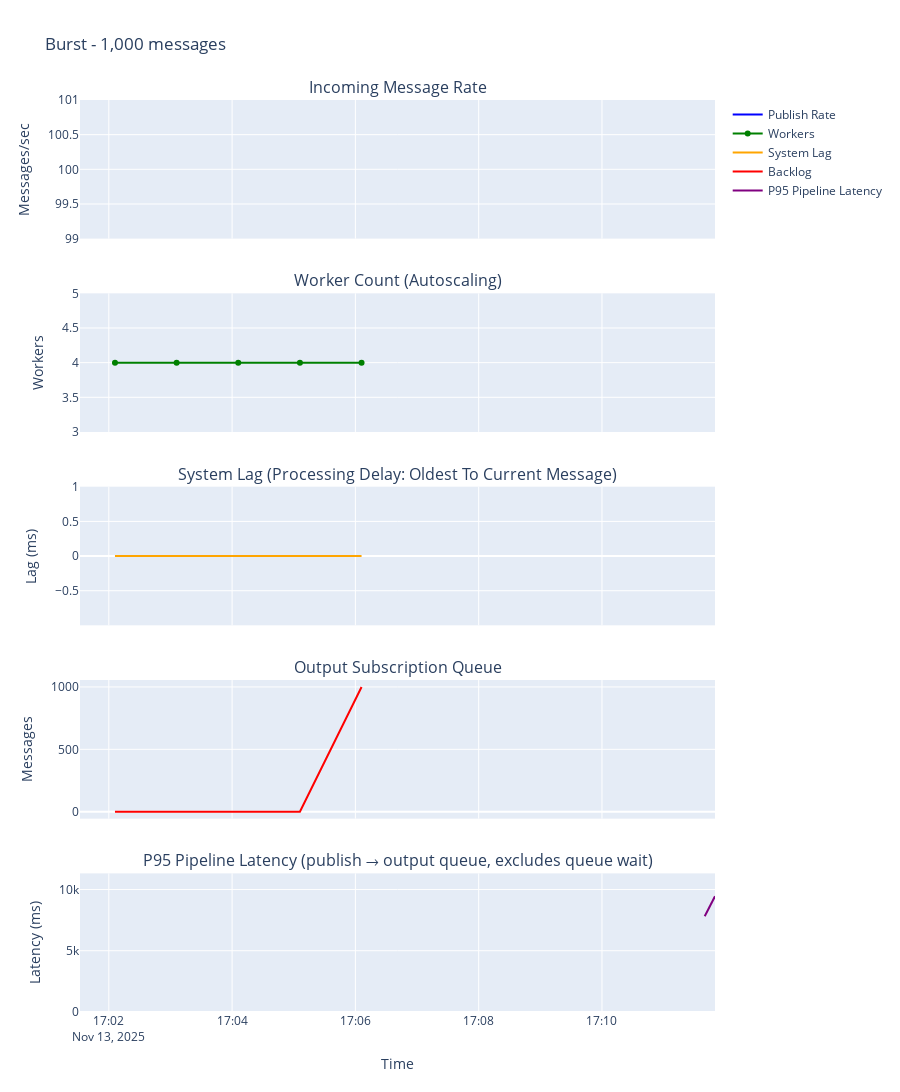
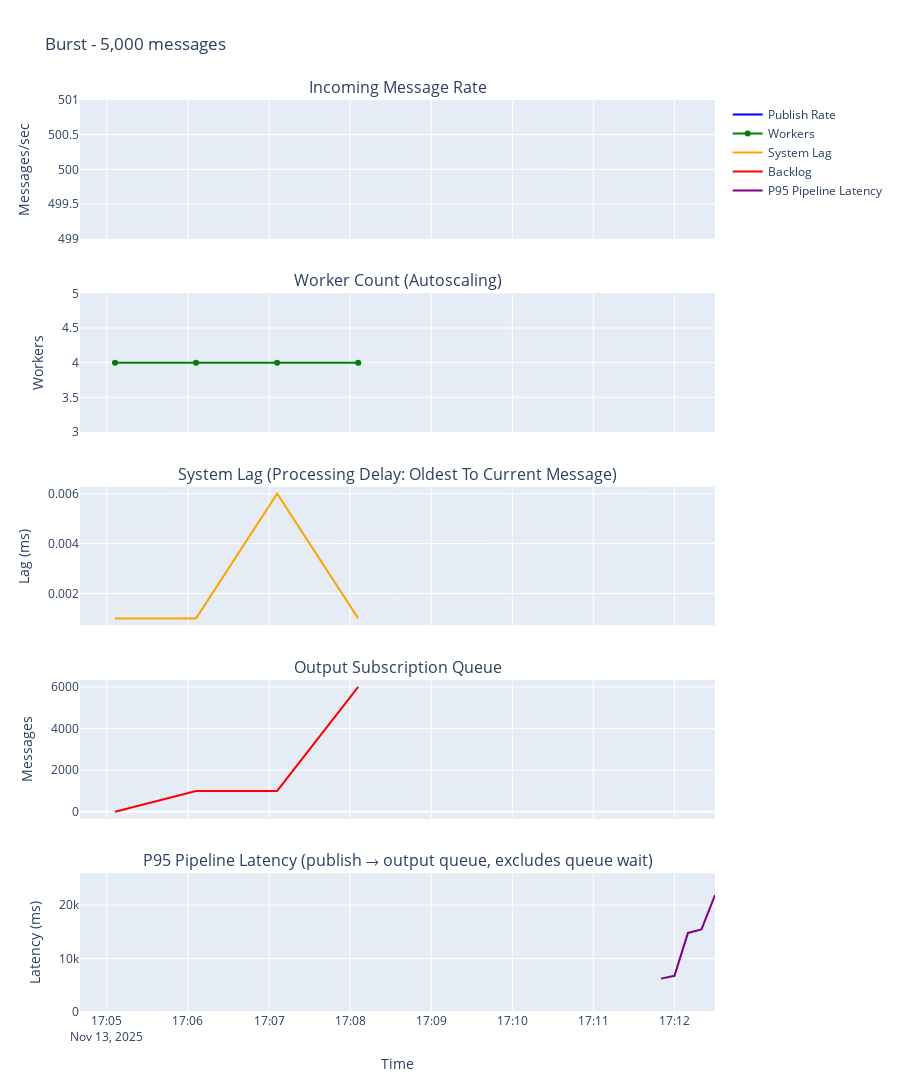
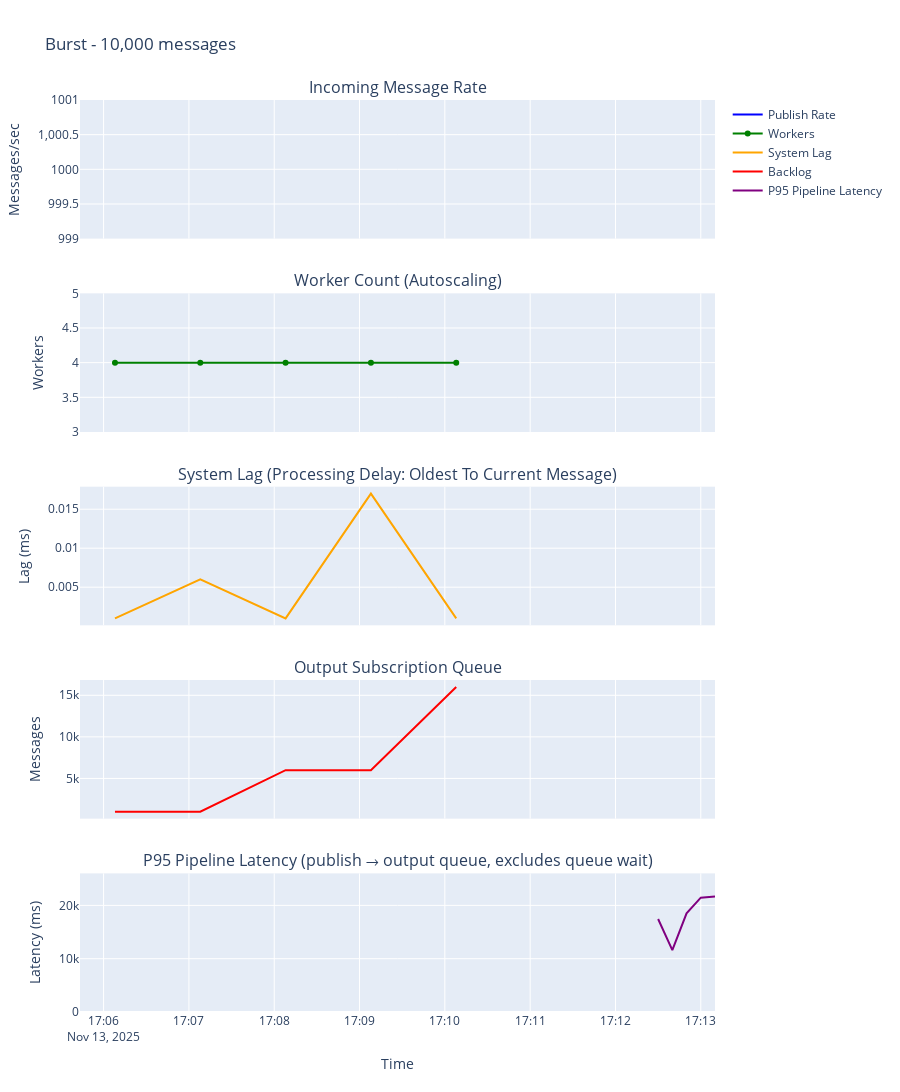

The code cell stored with these charts, in order, in its notebook:
### Markdown cell above
### 📊 How to Read the VisualizationThe timeline visualization below shows 5 panels that track different aspects of pipeline performance. Here's what each panel tells you:#### **Panel 1: Incoming Message Rate**- **What it shows:** Messages published per second to the input Pub/Sub topic- **What to look for:**  - Flat line = steady rate (good for controlled testing)  - Spikes = burst traffic  - Gradual increase = ramp test pattern- **Interpretation:** This is your **input load** - what you're sending to the pipeline#### **Panel 2: Worker Count (Autoscaling)**- **What it shows:** Number of active Dataflow workers over time- **What to look for:**  - Flat line = no autoscaling needed  - Step up = autoscaling triggered (workers being added)  - Step down = scale-down (workers being removed after low load period)- **Interpretation:** Shows when pipeline capacity changes. Worker provisioning takes **2-4 minutes**, so you'll see a delay between load increase and worker scale-up.#### **Panel 3: System Lag (Processing Delay: Oldest To Current Message)**- **What it shows:** How far behind real-time the pipeline is processing (in milliseconds)- **What to look for:**  - Near-zero lag = pipeline keeping up with real-time  - Increasing lag = pipeline falling behind  - High lag (>60s) = serious capacity issues- **Interpretation:** This is your **real-time health indicator**. Rising lag means you need more workers or better machine type.#### **Panel 4: Output Subscription Queue**- **What it shows:** Number of messages waiting in the output Pub/Sub subscription- **What to look for:**  - Zero or low = messages being consumed quickly  - Linearly increasing = messages accumulating (expected during testing)  - Very high (>10,000) = potential capacity issues- **Interpretation:** This backlog includes **both** pipeline processing queue AND messages waiting for the test framework to pull them. During tests, this will grow because we're not consuming as fast as we're producing.#### **Panel 5: P95 Pipeline Latency (publish → output queue, excludes queue wait)**- **What it shows:** 95th percentile latency from message publish to arriving in output queue- **What to look for:**  - Steady line = consistent performance  - Gradual increase = latency degrading under load  - Spikes at test end = shutdown artifacts (normal)- **Interpretation:** This is your **actual pipeline performance metric** - the one you care about most. It excludes the time messages sit in the queue waiting for the test to pull them.- **Y-axis note:** The axis is auto-scaled to focus on steady-state latency using the 99th percentile. Very high spikes (like test shutdown) may be clipped but won't distort the main trend.---**💡 Key Insights to Extract:**1. **When does autoscaling trigger?** → Look for worker count step-up in Panel 22. **What's the latency at different loads?** → Compare Panel 5 across different message rates in Panel 13. **Is the pipeline keeping up?** → Panel 3 system lag should stay near zero4. **Where's the bottleneck?** → If latency is high but system lag is low, it's windowing. If system lag is high, it's processing capacity.

### Code cell
# Visualize burst testsfor i, (result, latency_df) in enumerate(zip(phase2b_results, phase2b_latencies)):    test_config = BURST_TESTS[i]        # Get metrics for this specific burst    test_metrics = metrics_collector.collect_combined_metrics(        start_time=result['start_time'],        end_time=result['end_time'],        resolution_seconds=10    )        fig = plot_combined_timeline(        test_results=result,        combined_metrics=test_metrics,        latency_df=latency_df,        test_name=test_config['name']    )    fig.show()

### Figure 1 — Plotly figure (JSON) as saved in the notebook; plotly's stock layout.template omitted (floating-point values rounded to 4 significant figures)
{"data": [{"line": {"color": "blue", "width": 2}, "mode": "lines", "name": "Publish Rate", "type": "scatter", "x": ["2025-11-13T17:04:00"], "xaxis": "x", "y": [100.0], "yaxis": "y"}, {"line": {"color": "green", "width": 2}, "marker": {"size": 6}, "mode": "lines+markers", "name": "Workers", "type": "scatter", "x": ["2025-11-13T17:02:06", "2025-11-13T17:03:06", "2025-11-13T17:04:06", "2025-11-13T17:05:06", "2025-11-13T17:06:06"], "xaxis": "x2", "y": [4.0, 4.0, 4.0, 4.0, 4.0], "yaxis": "y2"}, {"line": {"color": "orange", "width": 2}, "mode": "lines", "name": "System Lag", "type": "scatter", "x": ["2025-11-13T17:02:06", "2025-11-13T17:03:06", "2025-11-13T17:04:06", "2025-11-13T17:05:06", "2025-11-13T17:06:06"], "xaxis": "x3", "y": [0.001, 0.001, 0.001, 0.001, 0.001], "yaxis": "y3"}, {"line": {"color": "red", "width": 2}, "mode": "lines", "name": "Backlog", "type": "scatter", "x": ["2025-11-13T17:02:06", "2025-11-13T17:03:06", "2025-11-13T17:04:06", "2025-11-13T17:05:06", "2025-11-13T17:06:06"], "xaxis": "x4", "y": [0.0, 0.0, 0.0, 0.0, 1000.0], "yaxis": "y4"}, {"line": {"color": "purple", "width": 2}, "mode": "lines", "name": "P95 Pipeline Latency", "type": "scatter", "x": ["2025-11-13T17:11:40", "2025-11-13T17:11:50"], "xaxis": "x5", "y": [7813.0, 9446.0], "yaxis": "y5"}], "layout": {"annotations": [{"font": {"size": 16}, "showarrow": false, "text": "Incoming Message Rate", "x": 0.5, "xanchor": "center", "xref": "paper", "y": 1, "yanchor": "bottom", "yref": "paper"}, {"font": {"size": 16}, "showarrow": false, "text": "Worker Count (Autoscaling)", "x": 0.5, "xanchor": "center", "xref": "paper", "y": 0.788, "yanchor": "bottom", "yref": "paper"}, {"font": {"size": 16}, "showarrow": false, "text": "System Lag (Processing Delay: Oldest To Current Message)", "x": 0.5, "xanchor": "center", "xref": "paper", "y": 0.576, "yanchor": "bottom", "yref": "paper"}, {"font": {"size": 16}, "showarrow": false, "text": "Output Subscription Queue", "x": 0.5, "xanchor": "center", "xref": "paper", "y": 0.364, "yanchor": "bottom", "yref": "paper"}, {"font": {"size": 16}, "showarrow": false, "text": "P95 Pipeline Latency (publish → output queue, excludes queue wait)", "x": 0.5, "xanchor": "center", "xref": "paper", "y": 0.152, "yanchor": "bottom", "yref": "paper"}], "height": 1200, "hovermode": "x unified", "showlegend": true, "title": {"text": "Burst - 1,000 messages"}, "xaxis": {"anchor": "y", "domain": [0, 1], "matches": "x5", "showticklabels": false}, "xaxis2": {"anchor": "y2", "domain": [0, 1], "matches": "x5", "showticklabels": false}, "xaxis3": {"anchor": "y3", "domain": [0, 1], "matches": "x5", "showticklabels": false}, "xaxis4": {"anchor": "y4", "domain": [0, 1], "matches": "x5", "showticklabels": false}, "xaxis5": {"anchor": "y5", "domain": [0, 1], "title": {"text": "Time"}}, "yaxis": {"anchor": "x", "domain": [0.848, 1], "title": {"text": "Messages/sec"}}, "yaxis2": {"anchor": "x2", "domain": [0.636, 0.788], "title": {"text": "Workers"}}, "yaxis3": {"anchor": "x3", "domain": [0.424, 0.576], "title": {"text": "Lag (ms)"}}, "yaxis4": {"anchor": "x4", "domain": [0.212, 0.364], "title": {"text": "Messages"}}, "yaxis5": {"anchor": "x5", "domain": [0, 0.152], "range": [0, 11320.0], "title": {"text": "Latency (ms)"}}}}

### Figure 2 — Plotly figure (JSON) as saved in the notebook; plotly's stock layout.template omitted (floating-point values rounded to 4 significant figures)
{"data": [{"line": {"color": "blue", "width": 2}, "mode": "lines", "name": "Publish Rate", "type": "scatter", "x": ["2025-11-13T17:06:00"], "xaxis": "x", "y": [500.0], "yaxis": "y"}, {"line": {"color": "green", "width": 2}, "marker": {"size": 6}, "mode": "lines+markers", "name": "Workers", "type": "scatter", "x": ["2025-11-13T17:05:06", "2025-11-13T17:06:06", "2025-11-13T17:07:06", "2025-11-13T17:08:06"], "xaxis": "x2", "y": [4.0, 4.0, 4.0, 4.0], "yaxis": "y2"}, {"line": {"color": "orange", "width": 2}, "mode": "lines", "name": "System Lag", "type": "scatter", "x": ["2025-11-13T17:05:06", "2025-11-13T17:06:06", "2025-11-13T17:07:06", "2025-11-13T17:08:06"], "xaxis": "x3", "y": [0.001, 0.001, 0.006, 0.001], "yaxis": "y3"}, {"line": {"color": "red", "width": 2}, "mode": "lines", "name": "Backlog", "type": "scatter", "x": ["2025-11-13T17:05:06", "2025-11-13T17:06:06", "2025-11-13T17:07:06", "2025-11-13T17:08:06"], "xaxis": "x4", "y": [0.0, 1000.0, 1000.0, 6000.0], "yaxis": "y4"}, {"line": {"color": "purple", "width": 2}, "mode": "lines", "name": "P95 Pipeline Latency", "type": "scatter", "x": ["2025-11-13T17:11:50", "2025-11-13T17:12:00", "2025-11-13T17:12:10", "2025-11-13T17:12:20", "2025-11-13T17:12:30"], "xaxis": "x5", "y": [6250.0, 6774.0, 14810.0, 15460.0, 21890.0], "yaxis": "y5"}], "layout": {"annotations": [{"font": {"size": 16}, "showarrow": false, "text": "Incoming Message Rate", "x": 0.5, "xanchor": "center", "xref": "paper", "y": 1, "yanchor": "bottom", "yref": "paper"}, {"font": {"size": 16}, "showarrow": false, "text": "Worker Count (Autoscaling)", "x": 0.5, "xanchor": "center", "xref": "paper", "y": 0.788, "yanchor": "bottom", "yref": "paper"}, {"font": {"size": 16}, "showarrow": false, "text": "System Lag (Processing Delay: Oldest To Current Message)", "x": 0.5, "xanchor": "center", "xref": "paper", "y": 0.576, "yanchor": "bottom", "yref": "paper"}, {"font": {"size": 16}, "showarrow": false, "text": "Output Subscription Queue", "x": 0.5, "xanchor": "center", "xref": "paper", "y": 0.364, "yanchor": "bottom", "yref": "paper"}, {"font": {"size": 16}, "showarrow": false, "text": "P95 Pipeline Latency (publish → output queue, excludes queue wait)", "x": 0.5, "xanchor": "center", "xref": "paper", "y": 0.152, "yanchor": "bottom", "yref": "paper"}], "height": 1200, "hovermode": "x unified", "showlegend": true, "title": {"text": "Burst - 5,000 messages"}, "xaxis": {"anchor": "y", "domain": [0, 1], "matches": "x5", "showticklabels": false}, "xaxis2": {"anchor": "y2", "domain": [0, 1], "matches": "x5", "showticklabels": false}, "xaxis3": {"anchor": "y3", "domain": [0, 1], "matches": "x5", "showticklabels": false}, "xaxis4": {"anchor": "y4", "domain": [0, 1], "matches": "x5", "showticklabels": false}, "xaxis5": {"anchor": "y5", "domain": [0, 1], "title": {"text": "Time"}}, "yaxis": {"anchor": "x", "domain": [0.848, 1], "title": {"text": "Messages/sec"}}, "yaxis2": {"anchor": "x2", "domain": [0.636, 0.788], "title": {"text": "Workers"}}, "yaxis3": {"anchor": "x3", "domain": [0.424, 0.576], "title": {"text": "Lag (ms)"}}, "yaxis4": {"anchor": "x4", "domain": [0.212, 0.364], "title": {"text": "Messages"}}, "yaxis5": {"anchor": "x5", "domain": [0, 0.152], "range": [0, 25960.0], "title": {"text": "Latency (ms)"}}}}

### Figure 3 — Plotly figure (JSON) as saved in the notebook; plotly's stock layout.template omitted (floating-point values rounded to 4 significant figures)
{"data": [{"line": {"color": "blue", "width": 2}, "mode": "lines", "name": "Publish Rate", "type": "scatter", "x": ["2025-11-13T17:08:00"], "xaxis": "x", "y": [1000.0], "yaxis": "y"}, {"line": {"color": "green", "width": 2}, "marker": {"size": 6}, "mode": "lines+markers", "name": "Workers", "type": "scatter", "x": ["2025-11-13T17:06:08", "2025-11-13T17:07:08", "2025-11-13T17:08:08", "2025-11-13T17:09:08", "2025-11-13T17:10:08"], "xaxis": "x2", "y": [4.0, 4.0, 4.0, 4.0, 4.0], "yaxis": "y2"}, {"line": {"color": "orange", "width": 2}, "mode": "lines", "name": "System Lag", "type": "scatter", "x": ["2025-11-13T17:06:08", "2025-11-13T17:07:08", "2025-11-13T17:08:08", "2025-11-13T17:09:08", "2025-11-13T17:10:08"], "xaxis": "x3", "y": [0.001, 0.006, 0.001, 0.017, 0.001], "yaxis": "y3"}, {"line": {"color": "red", "width": 2}, "mode": "lines", "name": "Backlog", "type": "scatter", "x": ["2025-11-13T17:06:08", "2025-11-13T17:07:08", "2025-11-13T17:08:08", "2025-11-13T17:09:08", "2025-11-13T17:10:08"], "xaxis": "x4", "y": [1000.0, 1000.0, 6000.0, 6000.0, 16000.0], "yaxis": "y4"}, {"line": {"color": "purple", "width": 2}, "mode": "lines", "name": "P95 Pipeline Latency", "type": "scatter", "x": ["2025-11-13T17:12:30", "2025-11-13T17:12:40", "2025-11-13T17:12:50", "2025-11-13T17:13:00", "2025-11-13T17:13:10"], "xaxis": "x5", "y": [17440.0, 11600.0, 18520.0, 21450.0, 21680.0], "yaxis": "y5"}], "layout": {"annotations": [{"font": {"size": 16}, "showarrow": false, "text": "Incoming Message Rate", "x": 0.5, "xanchor": "center", "xref": "paper", "y": 1, "yanchor": "bottom", "yref": "paper"}, {"font": {"size": 16}, "showarrow": false, "text": "Worker Count (Autoscaling)", "x": 0.5, "xanchor": "center", "xref": "paper", "y": 0.788, "yanchor": "bottom", "yref": "paper"}, {"font": {"size": 16}, "showarrow": false, "text": "System Lag (Processing Delay: Oldest To Current Message)", "x": 0.5, "xanchor": "center", "xref": "paper", "y": 0.576, "yanchor": "bottom", "yref": "paper"}, {"font": {"size": 16}, "showarrow": false, "text": "Output Subscription Queue", "x": 0.5, "xanchor": "center", "xref": "paper", "y": 0.364, "yanchor": "bottom", "yref": "paper"}, {"font": {"size": 16}, "showarrow": false, "text": "P95 Pipeline Latency (publish → output queue, excludes queue wait)", "x": 0.5, "xanchor": "center", "xref": "paper", "y": 0.152, "yanchor": "bottom", "yref": "paper"}], "height": 1200, "hovermode": "x unified", "showlegend": true, "title": {"text": "Burst - 10,000 messages"}, "xaxis": {"anchor": "y", "domain": [0, 1], "matches": "x5", "showticklabels": false}, "xaxis2": {"anchor": "y2", "domain": [0, 1], "matches": "x5", "showticklabels": false}, "xaxis3": {"anchor": "y3", "domain": [0, 1], "matches": "x5", "showticklabels": false}, "xaxis4": {"anchor": "y4", "domain": [0, 1], "matches": "x5", "showticklabels": false}, "xaxis5": {"anchor": "y5", "domain": [0, 1], "title": {"text": "Time"}}, "yaxis": {"anchor": "x", "domain": [0.848, 1], "title": {"text": "Messages/sec"}}, "yaxis2": {"anchor": "x2", "domain": [0.636, 0.788], "title": {"text": "Workers"}}, "yaxis3": {"anchor": "x3", "domain": [0.424, 0.576], "title": {"text": "Lag (ms)"}}, "yaxis4": {"anchor": "x4", "domain": [0.212, 0.364], "title": {"text": "Messages"}}, "yaxis5": {"anchor": "x5", "domain": [0, 0.152], "range": [0, 26010.0], "title": {"text": "Latency (ms)"}}}}
